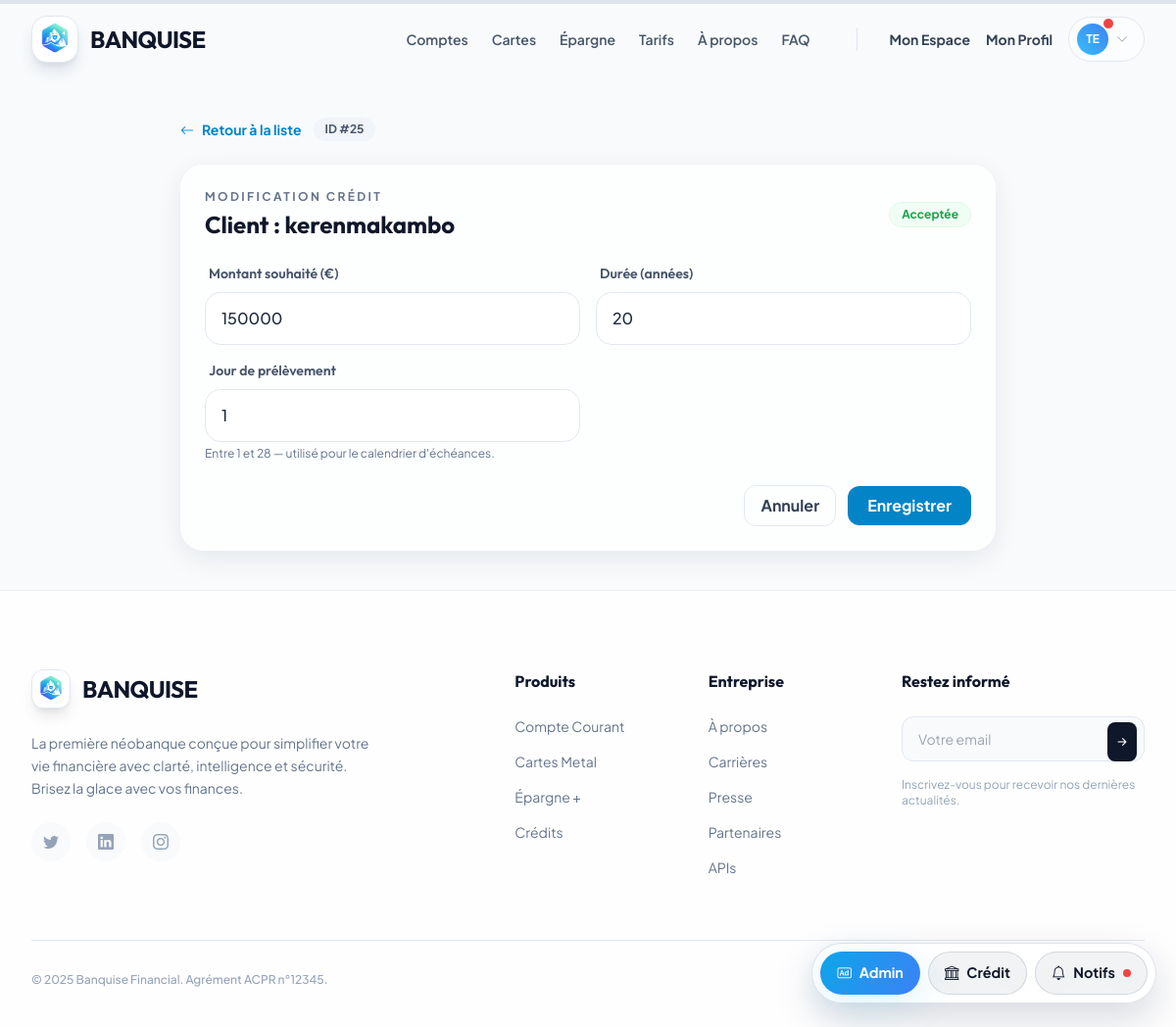
The page /console/credits/25/edit/ (signed in) on the database as committed earlier.
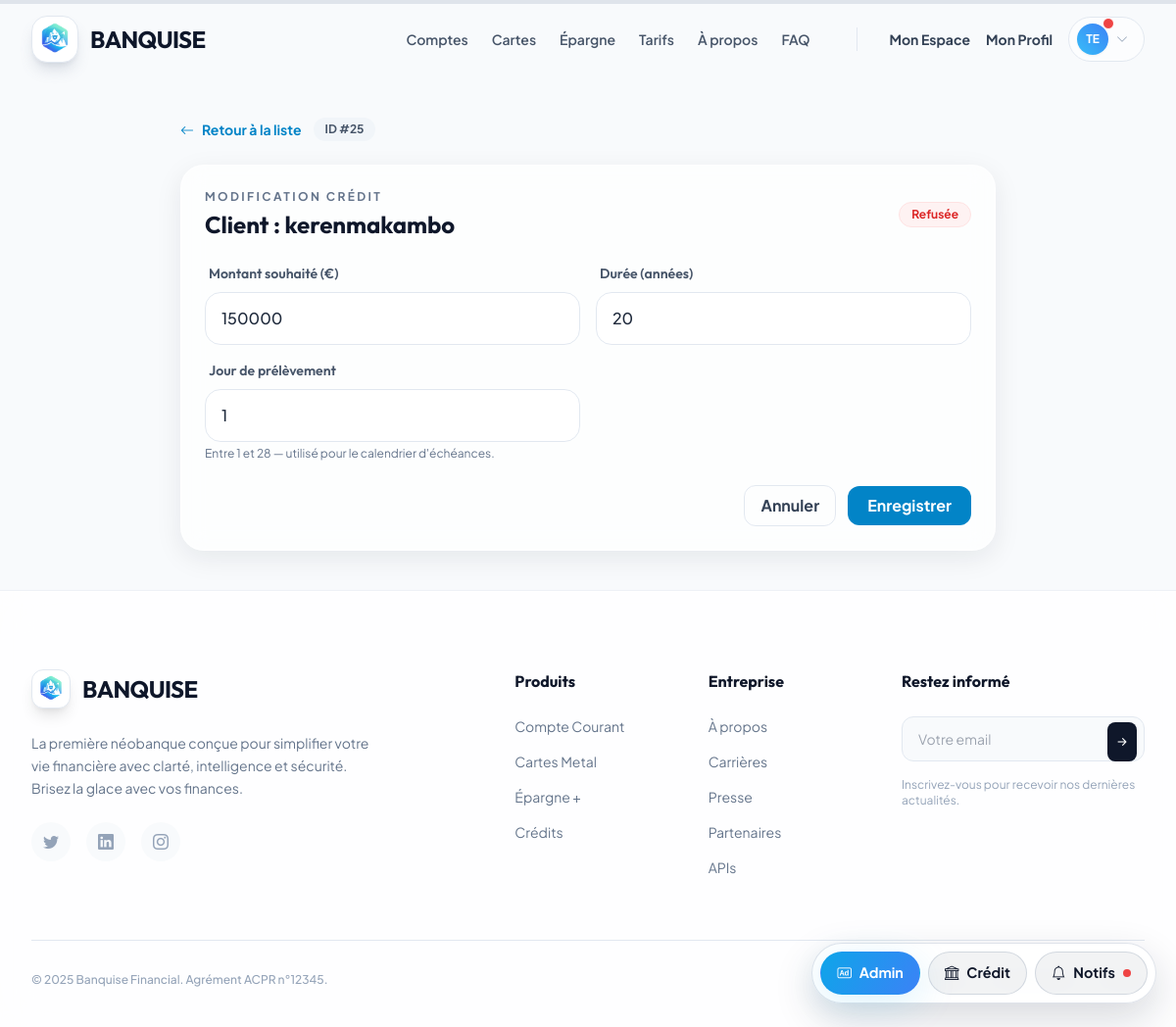
The same page on the database as committed later.
### scoring/models.py (models this page shows, shortened)
class DemandeCredit(models.Model):
    STATUT_CHOICES = [
        ('EN_ATTENTE', 'En Attente'),
        ('ACCEPTEE', 'Acceptée'),
        ('REFUSEE', 'Refusée'),
    ]
    ETAT_SANTE_CHOIX = [
        ('BON', 'Bon'),
        ('MOYEN', 'Moyen'),
        ('FAIBLE', 'Faible'),
    ]
    user = models.ForeignKey(User, on_delete=models.CASCADE)
    produit = models.ForeignKey(ProduitPret, on_delete=models.SET_NULL, null=True, blank=True)
    montant_souhaite = models.IntegerField(default=0)
    duree_souhaitee_annees = models.IntegerField(default=0)
    apport_personnel = models.IntegerField(default=0)
    revenus_mensuels = models.IntegerField(default=0)
    loyer_actuel = models.IntegerField(default=0)
    dettes_mensuelles = models.IntegerField(default=0)
    enfants_a_charge = models.IntegerField(default=0)
    emploi_snapshot = models.ForeignKey(TypeEmploi, on_delete=models.SET_NULL, null=True, blank=True)
    logement_snapshot = models.ForeignKey(TypeLogement, on_delete=models.SET_NULL, null=True, blank=True)
    sante_snapshot = models.CharField(max_length=10, choices=ETAT_SANTE_CHOIX, default='BON')
    score_calcule = models.IntegerField(null=True, blank=True)
    taux_calcule = models.DecimalField(max_digits=5, decimal_places=2, null=True, blank=True)
    recommendation = models.CharField(max_length=50, blank=True)
    statut = models.CharField(max_length=20, choices=STATUT_CHOICES, default='EN_ATTENTE')
    date_demande = models.DateTimeField(auto_now_add=True)
    ia_decision = models.CharField(max_length=20, choices=STATUT_CHOICES, null=True, blank=True)
    mensualite_calculee = models.DecimalField(max_digits=10, decimal_places=2, null=True, blank=True)
    soumise = models.BooleanField(default=False)
    echeances_payees = models.IntegerField(default=0)
    dernier_prelevement = models.DateField(null=True, blank=True)
    date_acceptation = models.DateField(null=True, blank=True)
    jour_prelevement = models.PositiveSmallIntegerField(default=1)
    compte_versement = models.ForeignKey(Compte, on_delete=models.SET_NULL, null=True, blank=True, related_name='credits_verses')

### scoring/views.py (the view, shortened to what this page needs)
# urls.py: path('console/credits/<int:demande_id>/edit/', views.admin_edit_credit, name='admin_edit_credit'),
@staff_member_required
def admin_edit_credit(request, demande_id):
    demande = get_object_or_404(DemandeCredit, id=demande_id)
    unread_notifs = Notification.objects.filter(user=request.user, est_lu=False).count()
    return render(request, 'scoring/admin_credit_edit.html', {
        'demande': demande,
        'unread_notifs': unread_notifs,
    })

### scoring/context_processors.py (called while the page is built)
def unread_notifications(request):
    if request.user.is_authenticated:
        return {'unread_notifs': Notification.objects.filter(user=request.user, est_lu=False).count()}
    return {'unread_notifs': 0}

### templates/scoring/admin_credit_edit.html (shortened to what this page needs)
{% extends "base.html" %}
{% block content %}
<div class="max-w-4xl mx-auto py-10 px-4 sm:px-6 lg:px-8">
    <div class="mb-6 flex items-center gap-3">
        <a href="{% url 'admin_manage_credits' %}"
            class="text-ice-600 hover:text-ice-800 font-bold text-sm flex items-center gap-2">
            <i class="bi bi-arrow-left"></i> Retour à la liste
        </a>
        <span class="px-3 py-1 rounded-full bg-slate-100 text-slate-600 text-xs font-bold">ID #{{ demande.id }}</span>
    </div>
    <div class="glass-panel p-6 rounded-3xl space-y-6">
        <div class="flex items-center justify-between">
            <div>
                <p class="text-xs uppercase font-bold text-slate-500 tracking-[0.2em]">Modification crédit</p>
                <h1 class="text-2xl font-display font-bold text-slate-900 mt-1">Client : {{ demande.user.username }}
                </h1>
            </div>
            <span
                class="px-3 py-1 rounded-full text-xs font-bold {% if demande.statut == 'ACCEPTEE' %}bg-green-50 text-green-600 border border-green-100{% elif demande.statut == 'REFUSEE' %}bg-red-50 text-red-600 border border-red-100{% else %}bg-blue-50 text-blue-600 border border-blue-100{% endif %}">
                {{ demande.get_statut_display }}
            </span>
            </div>
        <form method="post" class="grid md:grid-cols-2 gap-4">{% csrf_token %}
            <div>
                <label class="label-ice">Montant souhaité (€)</label>
                <input type="number" step="0.01" min="0" name="montant_souhaite" value="{{ demande.montant_souhaite }}"
                    class="form-control" required>
            </div>
            <div>
                <label class="label-ice">Durée (années)</label>
                <input type="number" step="0.5" min="1" name="duree_souhaitee_annees"
                    value="{{ demande.duree_souhaitee_annees }}" class="form-control" required>
            </div>
            <div>
                <label class="label-ice">Jour de prélèvement</label>
                <input type="number" min="1" max="28" name="jour_prelevement"
                    value="{{ demande.jour_prelevement }}" class="form-control" required>
                <p class="text-xs text-slate-500 mt-1">Entre 1 et 28 — utilisé pour le calendrier d'échéances.</p>
            </div>
            <div class="md:col-span-2 flex items-center justify-end gap-3 pt-2">
                <a href="{% url 'admin_manage_credits' %}"
                    class="px-4 py-2 rounded-xl border border-slate-200 text-slate-700 font-bold hover:bg-slate-50 transition">Annuler</a>
                <button type="submit"
                    class="px-5 py-2 rounded-xl bg-ice-600 text-white font-bold hover:bg-ice-700 transition">Enregistrer</button>
            </div>
        </form>
    </div>
</div>
{% endblock %}

Rows that differ between the two databases and show on the page:
changed DemandeCredit "kerenmakambo": statut "Acceptée" → "Refusée"
